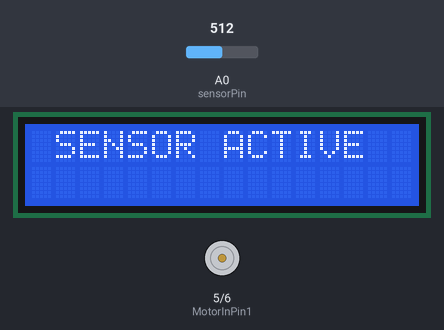
Simulated run of this sketch. Board: Arduino Uno, built with avr-gcc and run on an emulated ATmega328P. On the bench: 16×2 character LCD, motor-driver pin pairs drawn as motors (green arrow = first pin HIGH = forward, orange = second pin HIGH = backward, longer = more drive). Inputs (shaded band) come from the test bench; at power-on: A0 (sensorPin) = 512. What the sketch prints to the serial monitor is not drawn.

Above: at 7.1 s.
At 9.7 s:
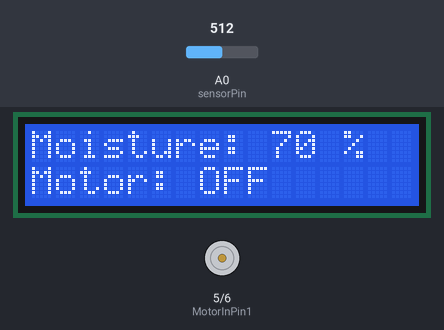
9.8 s: A0 (sensorPin) set to 720
At 11.0 s:
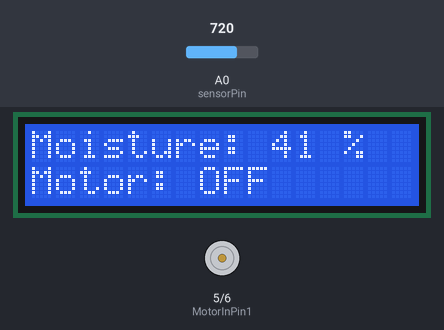
13.8 s: A0 (sensorPin) set to 741
At 15.0 s:
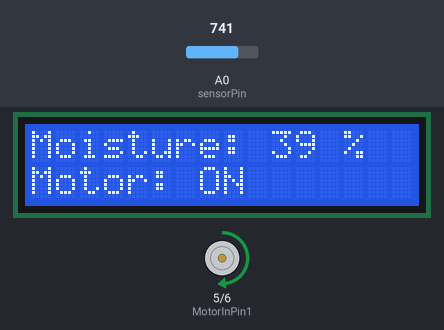
17.8 s: A0 (sensorPin) set to 716
At 19.0 s:
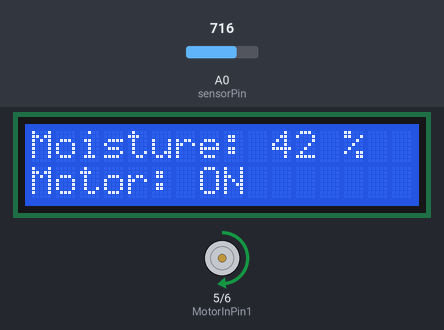
Timing chart, 0 to 20.8 s (numbered marks = the images above; inputs shaded):
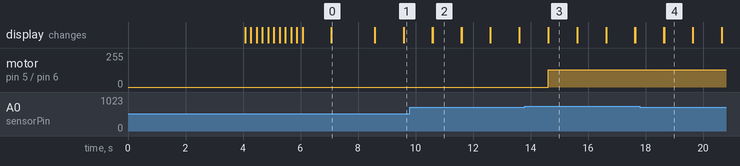

Measured:
- the behaviour switches between 733 and 734 on A0 (sensorPin) (found by bisection; images 2 and 3)
- after the input at 9.8 s, the display: first differs from a run without the input after 0.79 s (image 2)
- after the input at 13.8 s, motor on pin 5 (MotorInPin1) / pin 6 (MotorInPin2): stopped → forward 130/255 after 0.82 s; the display: first differs from a run without the input after 0.82 s (image 3)
- after the input at 17.8 s, the display: first differs from a run without the input after 0.84 s (image 4)
- what the display in image 0 shows lasts 1.5 s, from 7.1 s to 8.6 s
- what the display in image 2 shows lasts 1.0 s, from 10.6 s to 11.6 s

The sketch:

Automatic_Water_Planet-syatem.ino
```cpp
#include <LiquidCrystal.h>
LiquidCrystal lcd(2, 4, 9, 10, 11, 12);

const int sensorPin = A0;
const int MotorInPin1 = 5;
const int MotorInPin2 = 6;

int sensorValue = 0;
int outputValue = 0;
int percentValue = 0;

bool state = 0;

void setup() {
  Serial.begin(9600);
  lcd.begin(16, 2);
  pinMode(MotorInPin1, OUTPUT);
  pinMode(MotorInPin2, OUTPUT);

  lcd.setCursor(0, 0);
  lcd.print("Automatic Plant");
  lcd.setCursor(0, 1);
  lcd.print("Watering System");
  delay(4000);
  lcd.clear();
  lcd.setCursor(0, 0);
  lcd.print("Calibrating");
  for (int i = 0; i < 10; i++) {
    if (i == 4)
    {
      lcd.setCursor(0, 1);
      lcd.print(".");
    }
    else  lcd.print(".");
    delay(200);
  }
  lcd.setCursor(5, 1);
  lcd.print("done");
  delay(1000);
  lcd.clear();
  lcd.setCursor(1, 0);
  lcd.print("SENSOR ACTIVE");
  delay(1500);

}

void loop() {

  sensorValue = analogRead(sensorPin);
  Serial.print("\n\nAnalog Value: ");
  Serial.print(sensorValue);

  percentValue = map(sensorValue, 1023, 300, 0, 100);
  Serial.print("\nPercentValue: ");
  Serial.print(percentValue);
  Serial.print("%");


  if (state == 0)
  {
    if (percentValue < 40)
    {
      motorStart ();
      state = 1;
    }
    else
    {
      motorStop();
      state = 0;
    }
  }

  else if (state == 1)
  {
    if (percentValue < 90)
    {
      motorStart ();
      state = 1;
    }
    else if (percentValue > 90)
    {
      motorStop();
      state = 0;
    }
  }
  delay(1000);
  lcd.clear();
}


void motorStop()

{
  analogWrite(MotorInPin1, 0); // Stop motor
  analogWrite(MotorInPin2, 0);
  lcd.setCursor(0, 0);
  lcd.print("Moisture: ");
  lcd.print(percentValue);
  lcd.print(" %");
  lcd.setCursor(0, 1);
  lcd.print("Motor: ");
  lcd.print("OFF");
}
void motorStart ()
{
  analogWrite(MotorInPin1, 130); // almost 50% motor Speed
  analogWrite(MotorInPin2, 0);
  lcd.setCursor(0, 0);
  lcd.print("Moisture: ");
  lcd.print(percentValue);
  lcd.print(" %");
  lcd.setCursor(0, 1);
  lcd.print("Motor: ");
  lcd.print("ON");
}
```
